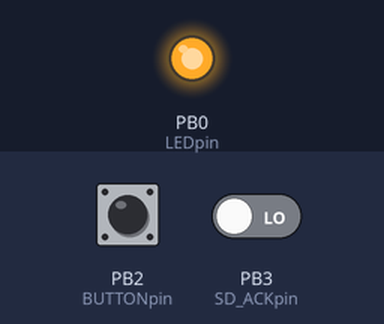
The sketch below on a simulated ATtiny85, built with avr-gcc and run on an emulated ATtiny85. Parts: output pins drawn as LEDs (lit = HIGH). The inputs (shaded band) are chosen by the test bench; at power-on: PB3 (SD_ACKpin) LOW, PB2 (BUTTONpin) HIGH. Pins used as bus, display or sensor lines are not drawn.

Above: at 1.2 s.
1.3 s: PB3 (SD_ACKpin) driven HIGH
At 1.92 s:
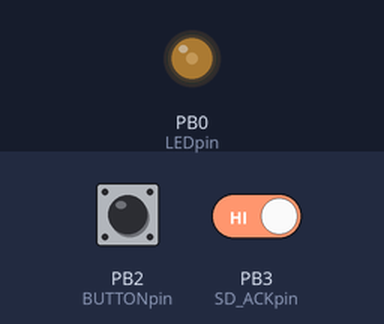
At 5.4 s:
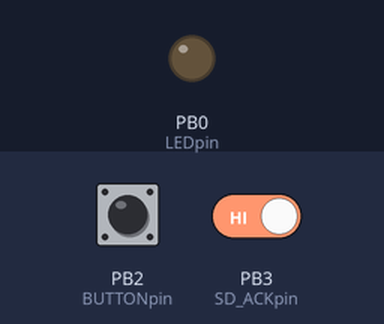
Timing chart, 0 to 10.3 s (numbered marks = the images above; inputs shaded):
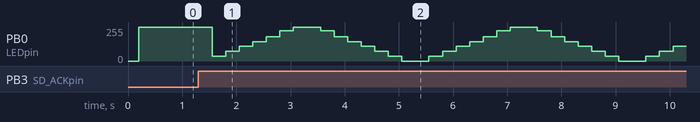

The sketch:

RpiPwrCntl.ino
```cpp
// Define hardware connections
//   Arduino definition of a ATtiny85
//     p1 - Reset (active low) <-- pulled high
//     p2 - A3 or 3          <-- Rpi signals shutdown in progress active high
//     p3 - A2 or 4          <-- Power control pin active low
//     p4 - GND
//     p5 - 0 (pwm capable)  <-- LED output
//     p6 - 1 (pwm capable)  <-- Request Rpi to shutdown active low
//     p7 - A1 or 2          <-- Button input (closure to ground)
//     p8 - Vcc

// This hardware is wired as follows
#define BUTTONpin 2
#define SD_ACKpin 3
#define SD_REQpin 1
#define LEDpin 0
#define POWERpin 4

//Button Events
#define NOEVENT 0
#define SHORTPRESS 1
#define LONGPRESS 2

//Button state
#define UP true
#define DOWN false

//LED modes
#define LED_ON 1
#define LED_OFF 2
#define LED_BLINK 3
#define LED_BREATH 4
#define FULLON 255
#define FULLOFF 0

//Controller State
#define SLEEP 1
#define PWRON 2
#define REQSHUTDOWN 3
#define PWROFF 4

//Long press timer
#define BTIMEOUT 60


int LEDMode;
int State;
int ButtonEvent;
int lastButton;
int thisButton;

long ButtonTimer;
long LEDTimer;
int LEDval;

int breatharray[16] = {
  0,
  36,
  73,
  109,

  145,
  181,
  227,
  255,

  255,
  227,
  181,
  145,

  109,
  73,
  36,
  0,
};
int breathcount;

int myCheckButton() {
  lastButton = thisButton;
  thisButton = digitalRead(BUTTONpin);

  //Falling Edge
  if (lastButton == UP && thisButton == DOWN) {
    ButtonTimer = 0;
    return NOEVENT;
  }

  //Rising Edge
  if (lastButton == DOWN && thisButton == UP) {
    if (ButtonTimer < BTIMEOUT) return SHORTPRESS;
    else return LONGPRESS;
  }

  //Still Down
  if (lastButton == DOWN && thisButton == DOWN) {
    ButtonTimer++;
    if (ButtonTimer >= BTIMEOUT) return (LONGPRESS);
    else return NOEVENT;
  }

  return NOEVENT;
}


void UpdateLED() {
  LEDTimer++;
  if (LEDTimer > 4) {
    LEDTimer = 0;
    switch (LEDMode) {
      case LED_BLINK:
        if (LEDval > FULLOFF) LEDval = FULLOFF;
        else LEDval = FULLON;
        break;
      case LED_OFF:
        LEDval = FULLOFF;
        break;
      case LED_ON:
        LEDval = FULLON;
        break;
      case LED_BREATH:
        breathcount++;
        if (breathcount > 15) breathcount = 0;
        LEDval = breatharray[breathcount];
        break;
      default: break;
    }
    analogWrite(LEDpin, LEDval);
  }
}


void setup() {
  pinMode(BUTTONpin, INPUT_PULLUP);
  pinMode(SD_ACKpin, INPUT);
  pinMode(SD_REQpin, INPUT);
  pinMode(LEDpin, OUTPUT);
  pinMode(POWERpin, OUTPUT);

  digitalWrite(SD_REQpin, LOW);
  analogWrite(LEDpin, FULLOFF);
  digitalWrite(POWERpin, false);

  LEDMode = LED_OFF;
  State = SLEEP;

}

void loop() {
  ButtonEvent = myCheckButton();  // Returns NOEVENT, SHORTPRESS, or LONGPRESS
  UpdateLED();

  switch (State) {
    case SLEEP: {
        digitalWrite(POWERpin, false); //turn power OFF
        LEDMode = LED_BREATH;
        // digitalWrite(SD_REQpin, false); // no shutdown req
        pinMode(SD_REQpin, INPUT);  //turn off shutdown req, go from output LOW to hiZ
        if (ButtonEvent == SHORTPRESS) State = PWRON;
        if (ButtonEvent == LONGPRESS) State = PWROFF;
        break;
      }
    case PWRON: {
        digitalWrite(POWERpin, true); //turn power ON
        LEDMode = LED_ON;
        // digitalWrite(SD_REQpin, false); // no shutdown req
        pinMode(SD_REQpin, INPUT);  //turn off shutdown req, go from output LOW to hiZ
        if (ButtonEvent == SHORTPRESS) State = REQSHUTDOWN;
        if (ButtonEvent == LONGPRESS) State = PWROFF;
        if (digitalRead(SD_ACKpin) == true) {
          delay(100);
          State = PWROFF;
        }
        break;
      }
    case REQSHUTDOWN: {
        digitalWrite(POWERpin, true); //turn power ON
        LEDMode = LED_BLINK;
        // digitalWrite(SD_REQpin, LOW); //Request Shutdown
        pinMode(SD_REQpin, OUTPUT);  //Request Shutdown, go from hiZ to output LOW
        //if(ButtonEvent == SHORTPRESS) State = REQSHUTDOWN;
        if (ButtonEvent == LONGPRESS) State = PWROFF;
        if (digitalRead(SD_ACKpin) == true) {
          delay(100);
          State = PWROFF;
        }
        break;
      }
    case PWROFF: {
        digitalWrite(POWERpin, false); //turn power OFF
        LEDMode = LED_OFF;
        //digitalWrite(SD_REQpin, false); // no shutdown req
        pinMode(SD_REQpin, INPUT);  //turn off shutdown req, go from output LOW to hiZ
        if (ButtonEvent == LONGPRESS) {
          State = PWROFF;
        }
        else State = SLEEP;
        break;
      }
    default: State = SLEEP;
  }

  delay(50);
}
```

Measured:
- after the input at 1.3 s, PB0 (LEDpin): 255/255 → 36/255 after 0.25 s, then repeats every 4.0 s: 73/255 0.25 s, 109/255 0.25 s, 145/255 0.25 s, 181/255 0.25 s, 227/255 0.25 s, 255/255 0.50 s, 227/255 0.25 s, 181/255 0.25 s, 145/255 0.25 s, 109/255 0.25 s, 73/255 0.25 s, 36/255 0.25 s, 0/255 0.50 s, 36/255 0.25 s
